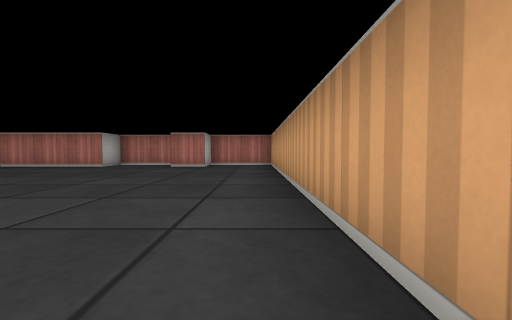
view 1 (above)

16 first-person views from a walk through a cub3D maze. The camera is about half as high as the walls, tilts 2° down and sees 90° across. The floor is counted in squares. Each view is taken from the middle of a square. On the plan, view 1 faces up. The plan holds only what a view shows up to about 9 squares ahead; the rest is blank.

view 2
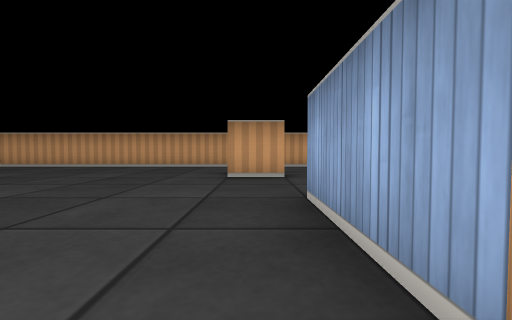

view 3
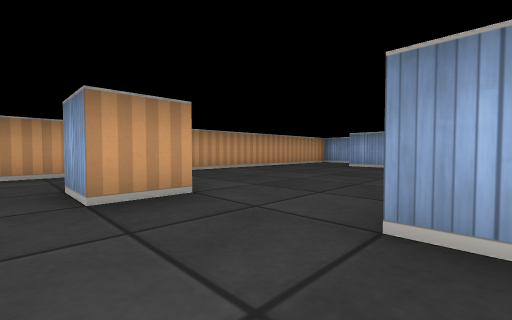

view 4
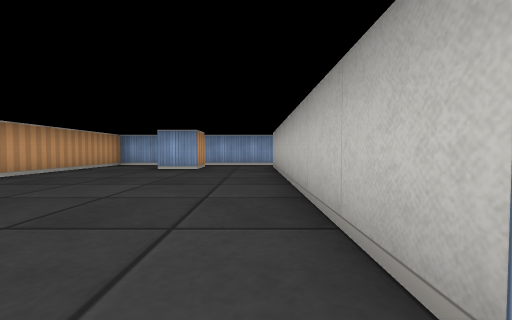

view 5
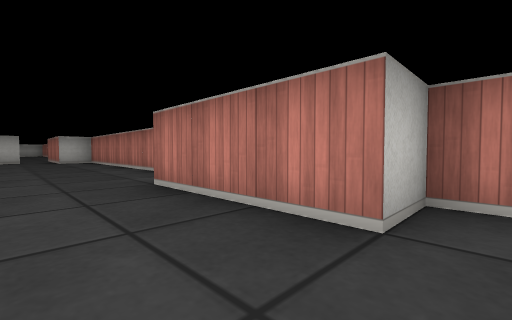

view 6
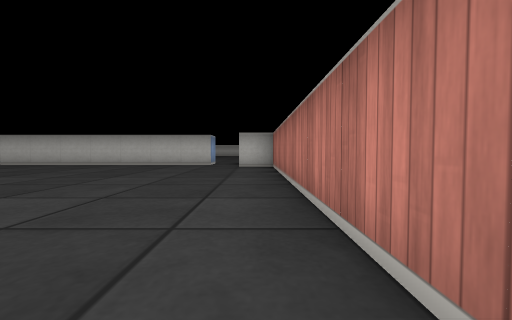

view 7
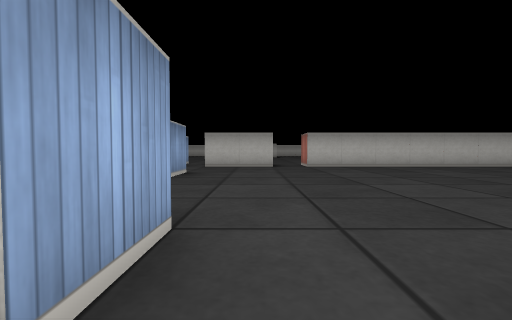

view 8
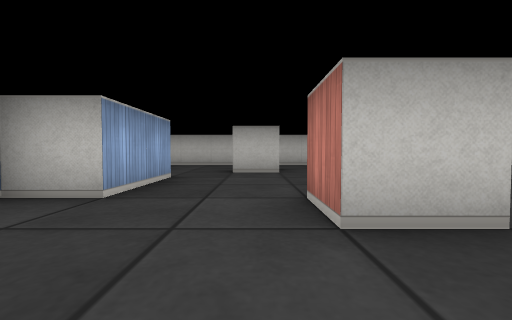

view 9
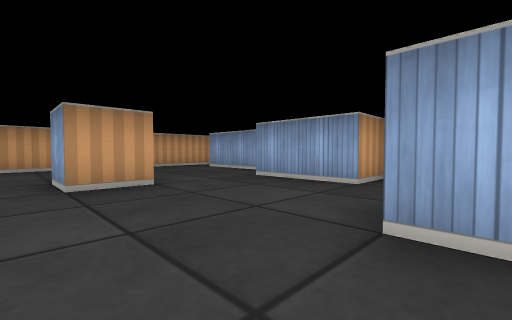

view 10
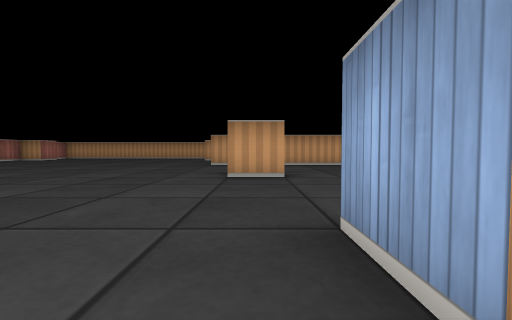

view 11
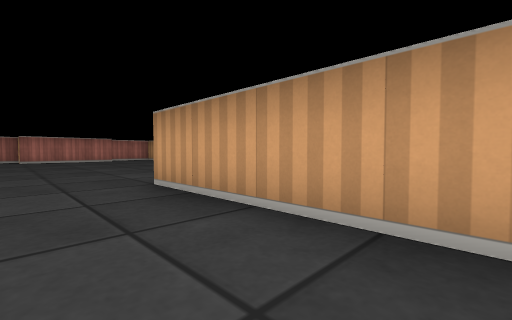

view 12
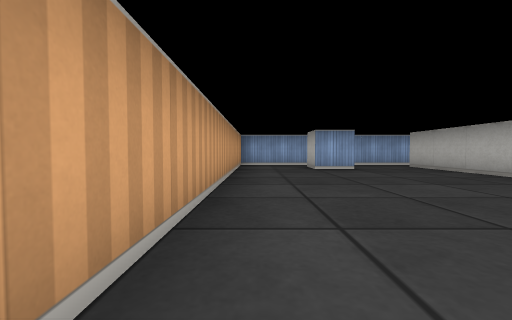

view 13
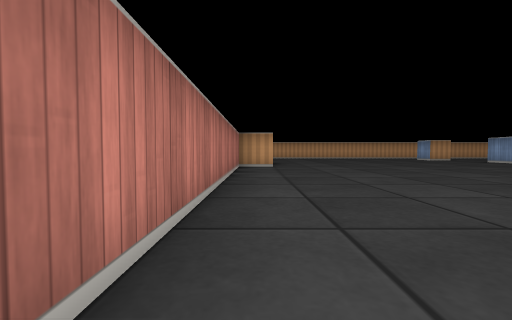

view 14
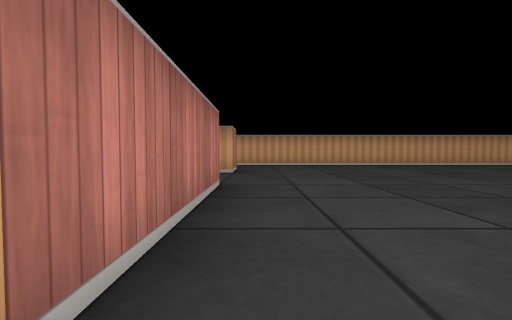

view 15
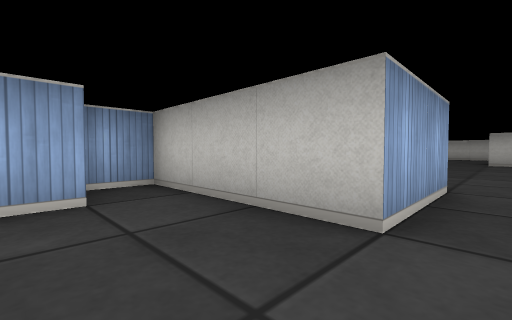

view 16
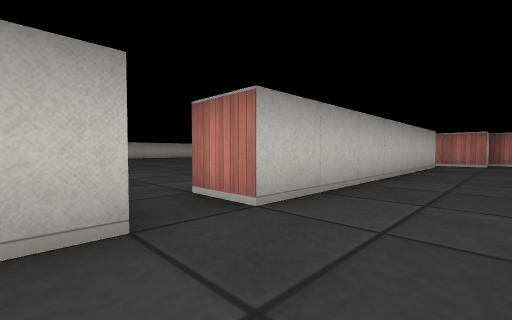

### Floor plan
Points are (right, up) in squares from view 1. A wall is a line through its corners. A room is listed if a view was taken in it or the views show most of it. See-through windows are left out.
Room 1 (views 1, 2, 3, 4, 5, 6, 7, 8, 9, 10, 11, 12, 13, 14, 15, 16)
walls: (-9.5, -2.5) (-9.5, -3.5) (-10.5, -3.5) (-10.5, -2.5) (-9.5, -2.5); (-2.5, -1.6) (-2.5, -0.5) (-1.5, -0.5); (-14.5, -3.5) (-13.5, -3.5) (-13.5, -4.5); (-6.5, -7.2) (-6.5, -1.5) (-4.5, -1.5) (-4.5, -8.5); (-16.5, -1.4) (-16.5, -3.5); (-12.5, -6.6) (-12.5, -5.5) (-10.5, -5.5) (-10.5, -6.5) (-7.5, -6.5); (-2.8, 8.5) (-4.5, 8.5) (-4.5, 7.5) (-7.5, 7.5) (-7.5, 8.5) (-15.5, 8.5) (-15.5, 7.5) (-16.8, 7.5); (-17, 6.5) (-16.5, 6.5) (-16.5, -0.5) (-17.5, -0.5); (-15.6, -6.5) (-14.9, -6.5); (-5.1, -9.5) (0.5, -9.5) (0.5, 8.5) (-1.5, 8.5) (-1.5, 7.5) (-2.5, 7.5); (-2.5, -8.5) (-2.5, -7.5) (-1.5, -7.5) (-1.5, -8.5); (-18.6, -4.5) (-16.5, -4.5) (-16.5, -7.5) (-15.6, -7.5)
ways out: opening at (-17.5, -4); opening at (-17, -1); opening at (-17, 7)

Where each view was taken, in squares from view 1:
view 1: 0 up, 0 right, facing up
view 2: 1 down, 7 left, facing right
view 3: 0 up, 5 left, facing down-right
view 4: 1 down, 4 left, facing down
view 5: 6 up, 4 left, facing up-left
view 6: 8 up, 8 left, facing left
view 7: 2 down, 9 left, facing left
view 8: 4 down, 8 left, facing left
view 9: 2 down, 14 left, facing down-right
view 10: 3 down, 15 left, facing right
view 11: 5 down, 8 left, facing up-right
view 12: 1 down, 0 right, facing down
view 13: 8 up, 15 left, facing right
view 14: 7 up, 8 left, facing right
view 15: 4 down, 15 left, facing down-left
view 16: 2 down, 15 left, facing up-left
